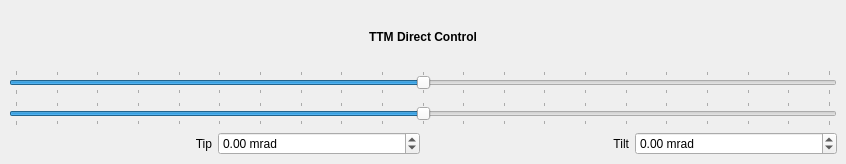
<?xml version="1.0" encoding="UTF-8"?>
<ui version="4.0">
 <class>TTMDirectControlWindow</class>
 <widget class="QMainWindow" name="TTMDirectControlWindow">
  <property name="geometry">
   <rect>
    <x>0</x>
    <y>0</y>
    <width>846</width>
    <height>164</height>
   </rect>
  </property>
  <property name="windowTitle">
   <string>TTM Direct Control - KalAO</string>
  </property>
  <widget class="QWidget" name="centralwidget">
   <layout class="QVBoxLayout" name="verticalLayout">
    <item>
     <widget class="QLabel" name="title_label">
      <property name="font">
       <font>
        <bold>true</bold>
       </font>
      </property>
      <property name="text">
       <string>TTM Direct Control</string>
      </property>
      <property name="alignment">
       <set>Qt::AlignmentFlag::AlignCenter</set>
      </property>
     </widget>
    </item>
    <item>
     <widget class="QSlider" name="tip_slider">
      <property name="minimum">
       <number>-2500</number>
      </property>
      <property name="maximum">
       <number>2500</number>
      </property>
      <property name="orientation">
       <enum>Qt::Orientation::Horizontal</enum>
      </property>
      <property name="tickPosition">
       <enum>QSlider::TickPosition::TicksBothSides</enum>
      </property>
      <property name="tickInterval">
       <number>250</number>
      </property>
     </widget>
    </item>
    <item>
     <widget class="QSlider" name="tilt_slider">
      <property name="minimum">
       <number>-2500</number>
      </property>
      <property name="maximum">
       <number>2500</number>
      </property>
      <property name="singleStep">
       <number>100</number>
      </property>
      <property name="pageStep">
       <number>500</number>
      </property>
      <property name="orientation">
       <enum>Qt::Orientation::Horizontal</enum>
      </property>
      <property name="tickPosition">
       <enum>QSlider::TickPosition::TicksBothSides</enum>
      </property>
      <property name="tickInterval">
       <number>250</number>
      </property>
     </widget>
    </item>
    <item>
     <layout class="QHBoxLayout" name="horizontalLayout">
      <item>
       <widget class="QLabel" name="tip_label">
        <property name="text">
         <string>Tip</string>
        </property>
        <property name="alignment">
         <set>Qt::AlignmentFlag::AlignRight|Qt::AlignmentFlag::AlignTrailing|Qt::AlignmentFlag::AlignVCenter</set>
        </property>
       </widget>
      </item>
      <item>
       <widget class="QDoubleSpinBox" name="tip_spinbox">
        <property name="keyboardTracking">
         <bool>false</bool>
        </property>
        <property name="suffix">
         <string> mrad</string>
        </property>
        <property name="minimum">
         <double>-25.000000000000000</double>
        </property>
        <property name="maximum">
         <double>2.500000000000000</double>
        </property>
        <property name="singleStep">
         <double>0.050000000000000</double>
        </property>
       </widget>
      </item>
      <item>
       <widget class="QLabel" name="tilt_label">
        <property name="text">
         <string>Tilt</string>
        </property>
        <property name="alignment">
         <set>Qt::AlignmentFlag::AlignRight|Qt::AlignmentFlag::AlignTrailing|Qt::AlignmentFlag::AlignVCenter</set>
        </property>
       </widget>
      </item>
      <item>
       <widget class="QDoubleSpinBox" name="tilt_spinbox">
        <property name="keyboardTracking">
         <bool>false</bool>
        </property>
        <property name="suffix">
         <string> mrad</string>
        </property>
        <property name="minimum">
         <double>-25.000000000000000</double>
        </property>
        <property name="maximum">
         <double>2.500000000000000</double>
        </property>
        <property name="singleStep">
         <double>0.050000000000000</double>
        </property>
       </widget>
      </item>
     </layout>
    </item>
   </layout>
  </widget>
  <widget class="QMenuBar" name="menubar">
   <property name="geometry">
    <rect>
     <x>0</x>
     <y>0</y>
     <width>846</width>
     <height>30</height>
    </rect>
   </property>
  </widget>
 </widget>
 <resources/>
 <connections/>
</ui>
